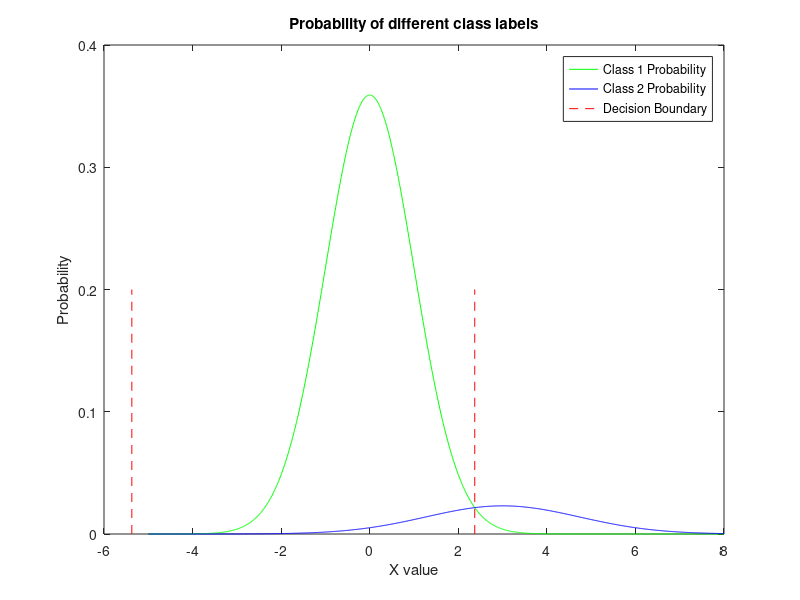

Recreate this plot in MATLAB.
xVals = -5:1/100:8;
equ1Vals = (exp((-1.*xVals.^2)/2)/(sqrt(2*pi)))*0.9;
equ2Vals = (exp((-1.*(xVals-3).^2)/6)/(sqrt(6*pi)))*0.1;
a = 2;
b = 6;
c = -9 - 15*log(3);
disc = b^2-4*a*c;
root1 = (-b + sqrt(disc))/(2*a);
root2 = (-b - sqrt(disc))/(2*a);
boundsY = 0:1/10:0.2;
sizeBounds = size(boundsY);
numYvals = sizeBounds(2);
boundX = ones(1,numYvals);
bound1X = boundX.*root1;
bound2X = boundX.*root2;
plot(xVals,equ1Vals,'g-',xVals,equ2Vals,'b-',bound1X,boundsY,'r--',bound2X,boundsY,'r--');
xlabel('X value');
ylabel('Probability');
title('Probability of different class labels');
legend('Class 1 Probability','Class 2 Probability','Decision Boundary');